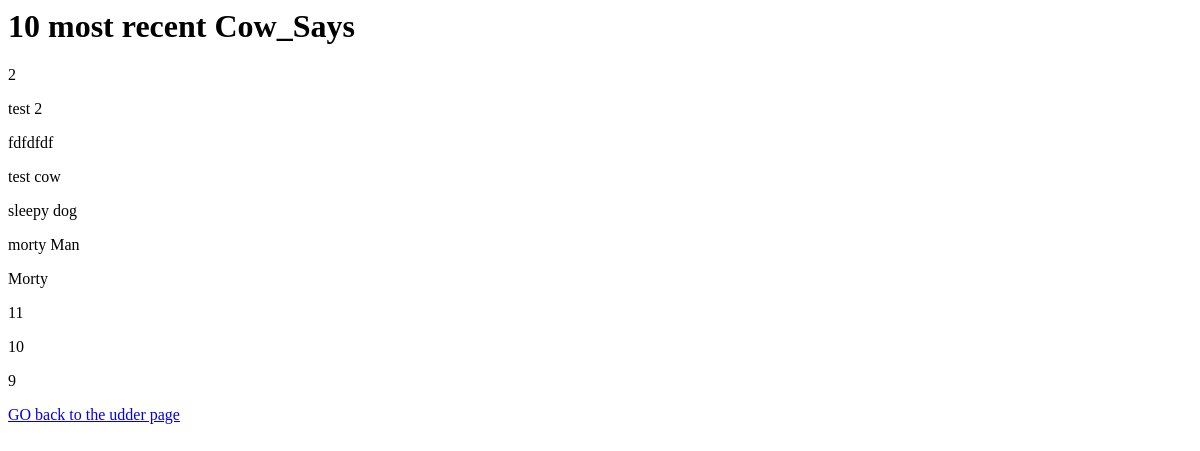
Before: /history/ with the older database file.
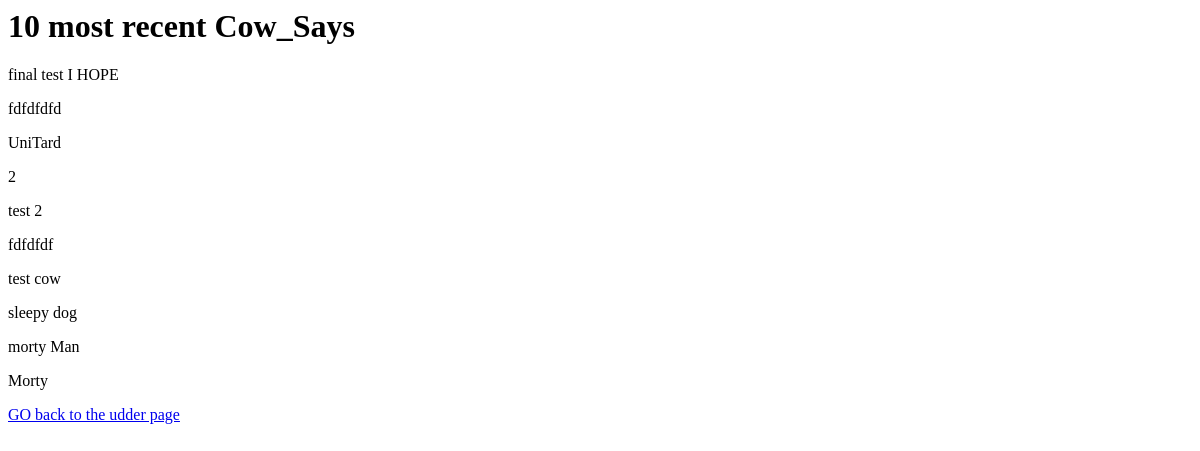
After: the same page with the newer database file.
### Cow_Say_App/models.py (models this page shows, shortened)
class Cow_Say_What_Model(models.Model):
    message = models.CharField(max_length=80)
    cow_output = models.TextField(default="")

### Cow_Say_App/views.py (the view)
# urls.py: path('history/', views.message_list, name='history'),
def message_list(request):
    my_messages = Cow_Say_What_Model.objects.all().order_by('-id')[0:10]
    return render(request, 'messages.html', {'messages': my_messages})

### templates/messages.html
<h1>10 most recent Cow_Says</h1>
{% for message in messages %}
<p>{{message.message}}</p>
{% endfor %}
<a href='/' >GO back to the udder page</a>

Changed rows visible on the page:
no longer on this page (row unchanged): Cow_Say_What_Model: message "11"
no longer on this page (row unchanged): Cow_Say_What_Model: message "10"
no longer on this page (row unchanged): Cow_Say_What_Model: message "9"
added Cow_Say_What_Model: message "final test I HOPE"
added Cow_Say_What_Model: message "fdfdfdfd"
added Cow_Say_What_Model: message "UniTard"
